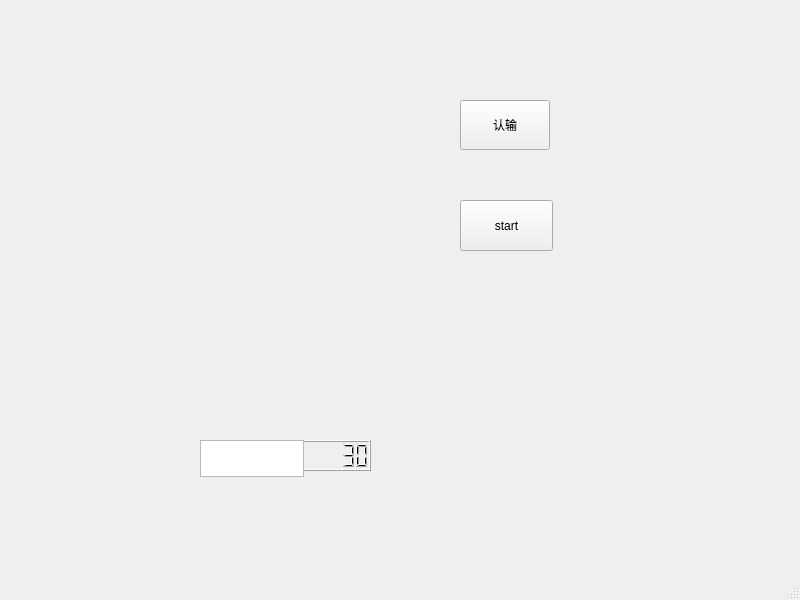
<?xml version="1.0" encoding="UTF-8"?>
<ui version="4.0">
 <class>MainWindow</class>
 <widget class="QMainWindow" name="MainWindow">
  <property name="geometry">
   <rect>
    <x>0</x>
    <y>0</y>
    <width>800</width>
    <height>600</height>
   </rect>
  </property>
  <property name="windowTitle">
   <string>MainWindow</string>
  </property>
  <widget class="QWidget" name="centralwidget">
   <widget class="QPushButton" name="quitButton">
    <property name="geometry">
     <rect>
      <x>460</x>
      <y>100</y>
      <width>90</width>
      <height>50</height>
     </rect>
    </property>
    <property name="text">
     <string>认输</string>
    </property>
   </widget>
   <widget class="QLCDNumber" name="lcdNumber">
    <property name="geometry">
     <rect>
      <x>300</x>
      <y>440</y>
      <width>71</width>
      <height>31</height>
     </rect>
    </property>
    <property name="value" stdset="0">
     <double>30.000000000000000</double>
    </property>
   </widget>
   <widget class="QPushButton" name="startButton">
    <property name="geometry">
     <rect>
      <x>460</x>
      <y>200</y>
      <width>93</width>
      <height>51</height>
     </rect>
    </property>
    <property name="text">
     <string>start</string>
    </property>
   </widget>
   <widget class="QPlainTextEdit" name="CountDown">
    <property name="geometry">
     <rect>
      <x>200</x>
      <y>440</y>
      <width>104</width>
      <height>37</height>
     </rect>
    </property>
   </widget>
  </widget>
  <widget class="QMenuBar" name="menubar">
   <property name="geometry">
    <rect>
     <x>0</x>
     <y>0</y>
     <width>800</width>
     <height>26</height>
    </rect>
   </property>
  </widget>
  <widget class="QStatusBar" name="statusbar"/>
 </widget>
 <resources/>
 <connections/>
</ui>
